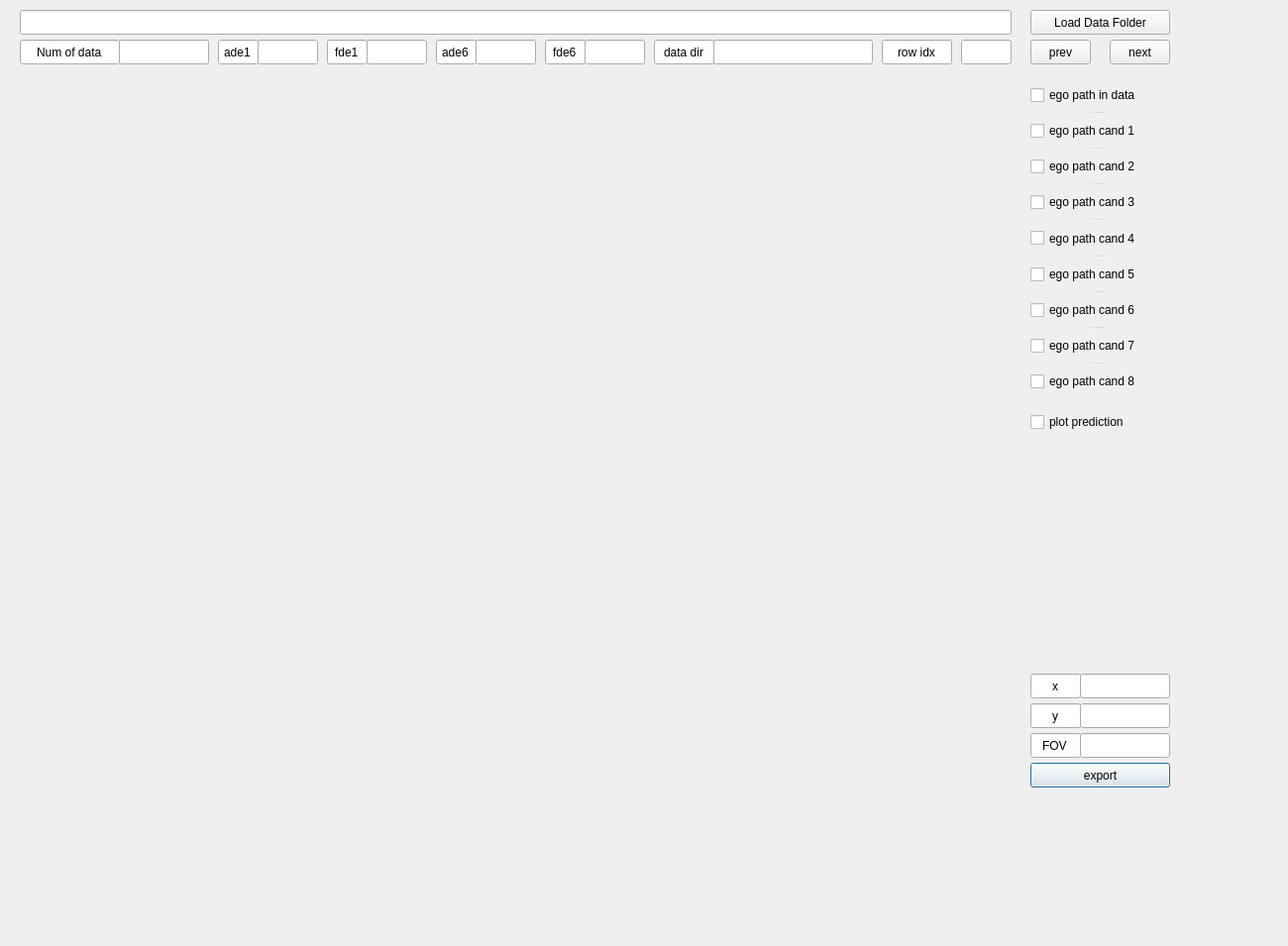
<?xml version="1.0" encoding="UTF-8"?>
<ui version="4.0">
 <class>Dialog</class>
 <widget class="QDialog" name="Dialog">
  <property name="geometry">
   <rect>
    <x>0</x>
    <y>0</y>
    <width>1300</width>
    <height>955</height>
   </rect>
  </property>
  <property name="windowTitle">
   <string>Dialog</string>
  </property>
  <widget class="QLineEdit" name="idx_data">
   <property name="geometry">
    <rect>
     <x>970</x>
     <y>40</y>
     <width>51</width>
     <height>25</height>
    </rect>
   </property>
   <property name="text">
    <string/>
   </property>
   <property name="alignment">
    <set>Qt::AlignCenter</set>
   </property>
  </widget>
  <widget class="QLineEdit" name="dataInfo">
   <property name="geometry">
    <rect>
     <x>20</x>
     <y>10</y>
     <width>1001</width>
     <height>25</height>
    </rect>
   </property>
  </widget>
  <widget class="QLineEdit" name="idx">
   <property name="geometry">
    <rect>
     <x>890</x>
     <y>40</y>
     <width>71</width>
     <height>25</height>
    </rect>
   </property>
   <property name="text">
    <string>row idx</string>
   </property>
   <property name="alignment">
    <set>Qt::AlignCenter</set>
   </property>
  </widget>
  <widget class="QLineEdit" name="map">
   <property name="geometry">
    <rect>
     <x>20</x>
     <y>40</y>
     <width>101</width>
     <height>25</height>
    </rect>
   </property>
   <property name="text">
    <string>Num of data</string>
   </property>
   <property name="alignment">
    <set>Qt::AlignCenter</set>
   </property>
  </widget>
  <widget class="QCheckBox" name="show_predict">
   <property name="geometry">
    <rect>
     <x>1040</x>
     <y>410</y>
     <width>136</width>
     <height>32</height>
    </rect>
   </property>
   <property name="text">
    <string>plot prediction</string>
   </property>
  </widget>
  <widget class="QLineEdit" name="fde6_data">
   <property name="geometry">
    <rect>
     <x>590</x>
     <y>40</y>
     <width>61</width>
     <height>25</height>
    </rect>
   </property>
   <property name="text">
    <string/>
   </property>
   <property name="alignment">
    <set>Qt::AlignCenter</set>
   </property>
  </widget>
  <widget class="QLineEdit" name="ade6">
   <property name="geometry">
    <rect>
     <x>440</x>
     <y>40</y>
     <width>41</width>
     <height>25</height>
    </rect>
   </property>
   <property name="text">
    <string>ade6</string>
   </property>
   <property name="alignment">
    <set>Qt::AlignCenter</set>
   </property>
  </widget>
  <widget class="QLineEdit" name="fde1">
   <property name="geometry">
    <rect>
     <x>330</x>
     <y>40</y>
     <width>41</width>
     <height>25</height>
    </rect>
   </property>
   <property name="text">
    <string>fde1</string>
   </property>
   <property name="alignment">
    <set>Qt::AlignCenter</set>
   </property>
  </widget>
  <widget class="QLineEdit" name="ade6_data">
   <property name="geometry">
    <rect>
     <x>480</x>
     <y>40</y>
     <width>61</width>
     <height>25</height>
    </rect>
   </property>
   <property name="text">
    <string/>
   </property>
   <property name="alignment">
    <set>Qt::AlignCenter</set>
   </property>
  </widget>
  <widget class="QPushButton" name="export_2">
   <property name="geometry">
    <rect>
     <x>1040</x>
     <y>770</y>
     <width>141</width>
     <height>25</height>
    </rect>
   </property>
   <property name="text">
    <string>export</string>
   </property>
  </widget>
  <widget class="QPushButton" name="prev_idx">
   <property name="geometry">
    <rect>
     <x>1040</x>
     <y>40</y>
     <width>61</width>
     <height>25</height>
    </rect>
   </property>
   <property name="text">
    <string>prev</string>
   </property>
  </widget>
  <widget class="QPushButton" name="loadData">
   <property name="geometry">
    <rect>
     <x>1040</x>
     <y>10</y>
     <width>141</width>
     <height>25</height>
    </rect>
   </property>
   <property name="text">
    <string>Load Data Folder</string>
   </property>
  </widget>
  <widget class="QLineEdit" name="ade1_data">
   <property name="geometry">
    <rect>
     <x>260</x>
     <y>40</y>
     <width>61</width>
     <height>25</height>
    </rect>
   </property>
   <property name="text">
    <string/>
   </property>
   <property name="alignment">
    <set>Qt::AlignCenter</set>
   </property>
  </widget>
  <widget class="QLineEdit" name="ade1">
   <property name="geometry">
    <rect>
     <x>220</x>
     <y>40</y>
     <width>41</width>
     <height>25</height>
    </rect>
   </property>
   <property name="text">
    <string>ade1</string>
   </property>
   <property name="alignment">
    <set>Qt::AlignCenter</set>
   </property>
  </widget>
  <widget class="QSplitter" name="splitter">
   <property name="geometry">
    <rect>
     <x>1040</x>
     <y>80</y>
     <width>136</width>
     <height>321</height>
    </rect>
   </property>
   <property name="orientation">
    <enum>Qt::Vertical</enum>
   </property>
   <property name="opaqueResize">
    <bool>false</bool>
   </property>
   <property name="handleWidth">
    <number>4</number>
   </property>
   <widget class="QCheckBox" name="ego_path_enable">
    <property name="text">
     <string>ego path in data</string>
    </property>
   </widget>
   <widget class="QCheckBox" name="ego_path_aug_1">
    <property name="text">
     <string>ego path cand 1</string>
    </property>
   </widget>
   <widget class="QCheckBox" name="ego_path_aug_2">
    <property name="text">
     <string>ego path cand 2</string>
    </property>
   </widget>
   <widget class="QCheckBox" name="ego_path_aug_3">
    <property name="text">
     <string>ego path cand 3</string>
    </property>
   </widget>
   <widget class="QCheckBox" name="ego_path_aug_4">
    <property name="text">
     <string>ego path cand 4</string>
    </property>
   </widget>
   <widget class="QCheckBox" name="ego_path_aug_5">
    <property name="text">
     <string>ego path cand 5</string>
    </property>
   </widget>
   <widget class="QCheckBox" name="ego_path_aug_6">
    <property name="text">
     <string>ego path cand 6</string>
    </property>
   </widget>
   <widget class="QCheckBox" name="ego_path_aug_7">
    <property name="text">
     <string>ego path cand 7</string>
    </property>
   </widget>
   <widget class="QCheckBox" name="ego_path_aug_8">
    <property name="text">
     <string>ego path cand 8</string>
    </property>
   </widget>
  </widget>
  <widget class="QLineEdit" name="data_num">
   <property name="geometry">
    <rect>
     <x>120</x>
     <y>40</y>
     <width>91</width>
     <height>25</height>
    </rect>
   </property>
   <property name="text">
    <string/>
   </property>
   <property name="alignment">
    <set>Qt::AlignCenter</set>
   </property>
  </widget>
  <widget class="QLineEdit" name="fde6">
   <property name="geometry">
    <rect>
     <x>550</x>
     <y>40</y>
     <width>41</width>
     <height>25</height>
    </rect>
   </property>
   <property name="text">
    <string>fde6</string>
   </property>
   <property name="alignment">
    <set>Qt::AlignCenter</set>
   </property>
  </widget>
  <widget class="QPushButton" name="next_idx">
   <property name="geometry">
    <rect>
     <x>1120</x>
     <y>40</y>
     <width>61</width>
     <height>25</height>
    </rect>
   </property>
   <property name="text">
    <string>next</string>
   </property>
  </widget>
  <widget class="matplotlibWidget" name="pred_plot" native="true">
   <property name="geometry">
    <rect>
     <x>20</x>
     <y>80</y>
     <width>1001</width>
     <height>721</height>
    </rect>
   </property>
  </widget>
  <widget class="QLineEdit" name="fde1_data">
   <property name="geometry">
    <rect>
     <x>370</x>
     <y>40</y>
     <width>61</width>
     <height>25</height>
    </rect>
   </property>
   <property name="text">
    <string/>
   </property>
   <property name="alignment">
    <set>Qt::AlignCenter</set>
   </property>
  </widget>
  <widget class="QLineEdit" name="fov_data">
   <property name="geometry">
    <rect>
     <x>1090</x>
     <y>740</y>
     <width>91</width>
     <height>25</height>
    </rect>
   </property>
   <property name="text">
    <string/>
   </property>
   <property name="alignment">
    <set>Qt::AlignCenter</set>
   </property>
  </widget>
  <widget class="QLineEdit" name="fov_5">
   <property name="geometry">
    <rect>
     <x>1040</x>
     <y>680</y>
     <width>51</width>
     <height>25</height>
    </rect>
   </property>
   <property name="text">
    <string>x</string>
   </property>
   <property name="alignment">
    <set>Qt::AlignCenter</set>
   </property>
  </widget>
  <widget class="QLineEdit" name="fov_1">
   <property name="geometry">
    <rect>
     <x>1040</x>
     <y>740</y>
     <width>51</width>
     <height>25</height>
    </rect>
   </property>
   <property name="text">
    <string>FOV</string>
   </property>
   <property name="alignment">
    <set>Qt::AlignCenter</set>
   </property>
  </widget>
  <widget class="QLineEdit" name="y_offset_data">
   <property name="geometry">
    <rect>
     <x>1090</x>
     <y>710</y>
     <width>91</width>
     <height>25</height>
    </rect>
   </property>
   <property name="text">
    <string/>
   </property>
   <property name="alignment">
    <set>Qt::AlignCenter</set>
   </property>
  </widget>
  <widget class="QLineEdit" name="x_offset_data">
   <property name="geometry">
    <rect>
     <x>1090</x>
     <y>680</y>
     <width>91</width>
     <height>25</height>
    </rect>
   </property>
   <property name="text">
    <string/>
   </property>
   <property name="alignment">
    <set>Qt::AlignCenter</set>
   </property>
  </widget>
  <widget class="QLineEdit" name="fov_6">
   <property name="geometry">
    <rect>
     <x>1040</x>
     <y>710</y>
     <width>51</width>
     <height>25</height>
    </rect>
   </property>
   <property name="text">
    <string>y</string>
   </property>
   <property name="alignment">
    <set>Qt::AlignCenter</set>
   </property>
  </widget>
  <widget class="QLineEdit" name="data_dir">
   <property name="geometry">
    <rect>
     <x>660</x>
     <y>40</y>
     <width>61</width>
     <height>25</height>
    </rect>
   </property>
   <property name="text">
    <string>data dir</string>
   </property>
   <property name="alignment">
    <set>Qt::AlignCenter</set>
   </property>
  </widget>
  <widget class="QLineEdit" name="data_dir_data">
   <property name="geometry">
    <rect>
     <x>720</x>
     <y>40</y>
     <width>161</width>
     <height>25</height>
    </rect>
   </property>
   <property name="text">
    <string/>
   </property>
   <property name="alignment">
    <set>Qt::AlignCenter</set>
   </property>
  </widget>
 </widget>
 <customwidgets>
  <customwidget>
   <class>matplotlibWidget</class>
   <extends>QWidget</extends>
   <header>matplotlibwidgetFile</header>
   <container>1</container>
  </customwidget>
 </customwidgets>
 <resources/>
 <connections/>
</ui>
